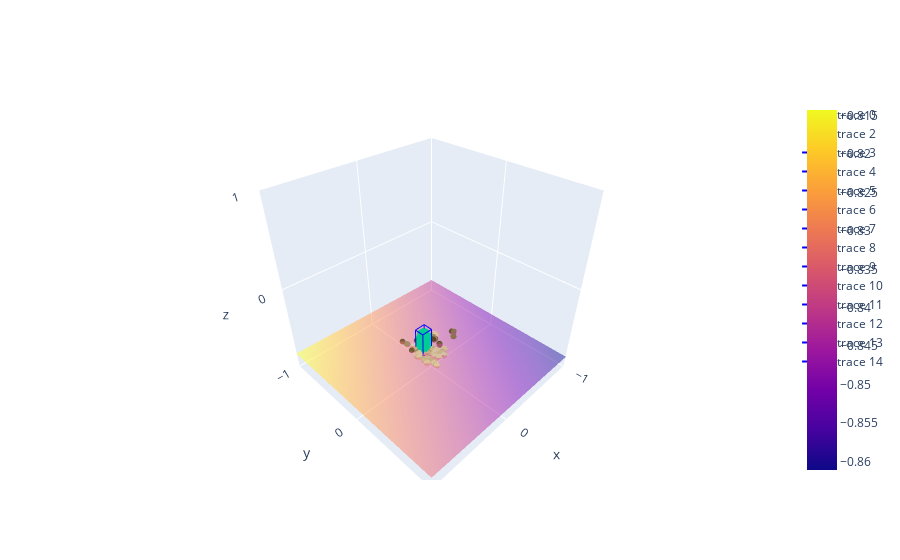

The cell this chart's notebook holds for it:
### Code cell
# Points for plane fitting
points = np.load(os.path.join(directory, 'plane_samples.npy'))
# points = np.load(r'G:\Mixed_Reality\mr_liuxin\nerfstudio\plane_samples.npy')


# Plane equation coefficients
coeffs = np.load(os.path.join(directory, 'plane_coefficients.npy'))
# coeffs = np.load(r'G:\Mixed_Reality\mr_liuxin\nerfstudio\plane_coefficients.npy')
a, b, c, d = coeffs

# Bounding box vertices
# bbox_vertices = np.array([
#     [ 0.0114, -0.1916, -0.0216], [-0.5252, -0.1620, -0.3944],
#     [ 0.2723, -0.1808, -0.3962], [-0.2642, -0.1512, -0.7690],
#     [ 0.0221, 0.2614, -0.0010], [-0.5144, 0.2910, -0.3738],
#     [ 0.2830, 0.2722, -0.3756], [-0.2535, 0.3019, -0.7485]
# ])

# Load the AABB from the .npy file
aabb = np.load(os.path.join(directory, 'aabb.npy'))
# aabb = np.load(r'G:\Mixed_Reality\mr_liuxin\nerfstudio\aabb.npy')
min_corner = aabb[0]
max_corner = aabb[1]
# Compute the vertices of the AABB
vertices = np.array([
    [min_corner[0], min_corner[1], min_corner[2]],
    [max_corner[0], min_corner[1], min_corner[2]],
    [max_corner[0], max_corner[1], min_corner[2]],
    [min_corner[0], max_corner[1], min_corner[2]],
    [min_corner[0], min_corner[1], max_corner[2]],
    [max_corner[0], min_corner[1], max_corner[2]],
    [max_corner[0], max_corner[1], max_corner[2]],
    [min_corner[0], max_corner[1], max_corner[2]],
])

# Define the edges of the AABB
edges = [
    [0, 1], [1, 2], [2, 3], [3, 0],  # bottom edges
    [4, 5], [5, 6], [6, 7], [7, 4],  # top edges
    [0, 4], [1, 5], [2, 6], [3, 7],  # side edges
]

# Plot the edges
edge_traces = [
    go.Scatter3d(
        x=[vertices[pair[0], 0], vertices[pair[1], 0]],
        y=[vertices[pair[0], 1], vertices[pair[1], 1]],
        z=[vertices[pair[0], 2], vertices[pair[1], 2]],
        mode='lines',
        line=dict(color='blue', width=2)
    ) for pair in edges
]

# Create a grid for the plane
xx, yy = np.meshgrid(np.linspace(-1, 1, 10), np.linspace(-1, 1, 10))
zz = (-a * xx - b * yy - d) / c

x_values = []
y_values = []
z_values = []
offset = 0
# print(points)

""" for point in points:
    if offset % 200 == 0:
        x_values.append(point[0])
        y_values.append(point[1])
        z_values.append(point[2])
    offset += 1

scatter = go.Scatter3d(x=x_values, y=y_values, z=z_values, mode='markers', marker=dict(size=5)) """

# read "sample_colors.npy"
rgb = np.load(os.path.join(directory, 'sample_colors.npy')) # (N, 3)
# find the median of each column
median = np.median(rgb, axis=0) # (3,)
# find the covariance matrix of the rgb values
cov = np.cov(rgb.T) # (3, 3)
# inverse of the covariance matrix
cov_inv = np.linalg.inv(cov) # (3, 3)
# find the mahalanobis distance of each point from the median
mahalanobis = scipy.spatial.distance.cdist(rgb, [median], metric='mahalanobis', VI=cov_inv) # (N, 1)
mahalanobis_similarity = 1 / (1 + mahalanobis) # (N, 1)

# points = points[mahalanobis_similarity[:, 0] > 0.6]
# print(f"The number of points after color filtering is {len(points)}")

scatter = go.Scatter3d(x=points[:,0], y=points[:,1], z=points[:,2], mode='markers', marker=dict(size=2, color=rgb))

# Plot plane
plane = go.Surface(x=xx, y=yy, z=zz, opacity=0.5)

# Plot bounding box
# bbox_edges = [
#     go.Scatter3d(x=bbox_vertices[[i, j], 0], y=bbox_vertices[[i, j], 1], z=bbox_vertices[[i, j], 2], mode='lines', line=dict(color='red'))
#     for i in range(len(bbox_vertices)) for j in range(i+1, len(bbox_vertices))
# ]

# plot aabb (axis aligned bounding box)


# Combine all plots
fig = go.Figure(data=[scatter, plane, occupancy] + edge_traces)
# fig = go.Figure(data=[scatter, occupancy] + edge_traces)

# Update layout
fig.update_layout(
    scene=dict(
        xaxis=dict(nticks=4, range=[-1,1]),
        yaxis=dict(nticks=4, range=[-1,1]),
        zaxis=dict(nticks=4, range=[-1,1]),
        aspectratio=dict(x=1, y=1, z=1)
    )
)

# Show plot
fig.show()

### Figure 1 — Plotly figure (JSON) as saved in the notebook; plotly's stock layout.template omitted (floating-point values rounded to 4 significant figures; data arrays with more than 128 entries replaced by an {"elided": "..."} marker saying what was removed)
{"data": [{"marker": {"color": {"elided": "3150x3 float values"}, "size": 2}, "mode": "markers", "type": "scatter3d", "x": {"elided": "296 float values"}, "y": {"elided": "296 float values"}, "z": {"elided": "296 float values"}}, {"opacity": 0.5, "type": "surface", "x": [[-1, -0.7778, -0.5556, -0.3333, -0.1111, 0.1111, 0.3333, 0.5556, 0.7778, 1], [-1, -0.7778, -0.5556, -0.3333, -0.1111, 0.1111, 0.3333, 0.5556, 0.7778, 1], [-1, -0.7778, -0.5556, -0.3333, -0.1111, 0.1111, 0.3333, 0.5556, 0.7778, 1], [-1, -0.7778, -0.5556, -0.3333, -0.1111, 0.1111, 0.3333, 0.5556, 0.7778, 1], [-1, -0.7778, -0.5556, -0.3333, -0.1111, 0.1111, 0.3333, 0.5556, 0.7778, 1], [-1, -0.7778, -0.5556, -0.3333, -0.1111, 0.1111, 0.3333, 0.5556, 0.7778, 1], [-1, -0.7778, -0.5556, -0.3333, -0.1111, 0.1111, 0.3333, 0.5556, 0.7778, 1], [-1, -0.7778, -0.5556, -0.3333, -0.1111, 0.1111, 0.3333, 0.5556, 0.7778, 1], [-1, -0.7778, -0.5556, -0.3333, -0.1111, 0.1111, 0.3333, 0.5556, 0.7778, 1], [-1, -0.7778, -0.5556, -0.3333, -0.1111, 0.1111, 0.3333, 0.5556, 0.7778, 1]], "y": [[-1, -1, -1, -1, -1, -1, -1, -1, -1, -1], [-0.7778, -0.7778, -0.7778, -0.7778, -0.7778, -0.7778, -0.7778, -0.7778, -0.7778, -0.7778], [-0.5556, -0.5556, -0.5556, -0.5556, -0.5556, -0.5556, -0.5556, -0.5556, -0.5556, -0.5556], [-0.3333, -0.3333, -0.3333, -0.3333, -0.3333, -0.3333, -0.3333, -0.3333, -0.3333, -0.3333], [-0.1111, -0.1111, -0.1111, -0.1111, -0.1111, -0.1111, -0.1111, -0.1111, -0.1111, -0.1111], [0.1111, 0.1111, 0.1111, 0.1111, 0.1111, 0.1111, 0.1111, 0.1111, 0.1111, 0.1111], [0.3333, 0.3333, 0.3333, 0.3333, 0.3333, 0.3333, 0.3333, 0.3333, 0.3333, 0.3333], [0.5556, 0.5556, 0.5556, 0.5556, 0.5556, 0.5556, 0.5556, 0.5556, 0.5556, 0.5556], [0.7778, 0.7778, 0.7778, 0.7778, 0.7778, 0.7778, 0.7778, 0.7778, 0.7778, 0.7778], [1, 1, 1, 1, 1, 1, 1, 1, 1, 1]], "z": [[-0.8413, -0.8383, -0.8353, -0.8323, -0.8293, -0.8263, -0.8233, -0.8203, -0.8172, -0.8142], [-0.8435, -0.8405, -0.8375, -0.8345, -0.8315, -0.8285, -0.8255, -0.8225, -0.8194, -0.8164], [-0.8457, -0.8427, -0.8397, -0.8367, -0.8337, -0.8307, -0.8277, -0.8247, -0.8216, -0.8186], [-0.8479, -0.8449, -0.8419, -0.8389, -0.8359, -0.8329, -0.8299, -0.8269, -0.8238, -0.8208], [-0.8501, -0.8471, -0.8441, -0.8411, -0.8381, -0.8351, -0.8321, -0.8291, -0.826, -0.823], [-0.8523, -0.8493, -0.8463, -0.8433, -0.8403, -0.8373, -0.8343, -0.8313, -0.8282, -0.8252], [-0.8545, -0.8515, -0.8485, -0.8455, -0.8425, -0.8395, -0.8365, -0.8335, -0.8304, -0.8274], [-0.8567, -0.8537, -0.8507, -0.8477, -0.8447, -0.8417, -0.8387, -0.8357, -0.8326, -0.8296], [-0.8589, -0.8559, -0.8529, -0.8499, -0.8469, -0.8439, -0.8409, -0.8379, -0.8348, -0.8318], [-0.8611, -0.8581, -0.8551, -0.8521, -0.8491, -0.8461, -0.8431, -0.8401, -0.837, -0.834]]}, {"marker": {"size": 1}, "mode": "markers", "type": "scatter3d", "x": {"elided": "786 float values"}, "y": {"elided": "786 float values"}, "z": {"elided": "786 float values"}}, {"line": {"color": "blue", "width": 2}, "mode": "lines", "type": "scatter3d", "x": [-0.07812, 0.04688], "y": [-0.1875, -0.1875], "z": [-0.875, -0.875]}, {"line": {"color": "blue", "width": 2}, "mode": "lines", "type": "scatter3d", "x": [0.04688, 0.04688], "y": [-0.1875, -0.07812], "z": [-0.875, -0.875]}, {"line": {"color": "blue", "width": 2}, "mode": "lines", "type": "scatter3d", "x": [0.04688, -0.07812], "y": [-0.07812, -0.07812], "z": [-0.875, -0.875]}, {"line": {"color": "blue", "width": 2}, "mode": "lines", "type": "scatter3d", "x": [-0.07812, -0.07812], "y": [-0.07812, -0.1875], "z": [-0.875, -0.875]}, {"line": {"color": "blue", "width": 2}, "mode": "lines", "type": "scatter3d", "x": [-0.07812, 0.04688], "y": [-0.1875, -0.1875], "z": [-0.5781, -0.5781]}, {"line": {"color": "blue", "width": 2}, "mode": "lines", "type": "scatter3d", "x": [0.04688, 0.04688], "y": [-0.1875, -0.07812], "z": [-0.5781, -0.5781]}, {"line": {"color": "blue", "width": 2}, "mode": "lines", "type": "scatter3d", "x": [0.04688, -0.07812], "y": [-0.07812, -0.07812], "z": [-0.5781, -0.5781]}, {"line": {"color": "blue", "width": 2}, "mode": "lines", "type": "scatter3d", "x": [-0.07812, -0.07812], "y": [-0.07812, -0.1875], "z": [-0.5781, -0.5781]}, {"line": {"color": "blue", "width": 2}, "mode": "lines", "type": "scatter3d", "x": [-0.07812, -0.07812], "y": [-0.1875, -0.1875], "z": [-0.875, -0.5781]}, {"line": {"color": "blue", "width": 2}, "mode": "lines", "type": "scatter3d", "x": [0.04688, 0.04688], "y": [-0.1875, -0.1875], "z": [-0.875, -0.5781]}, {"line": {"color": "blue", "width": 2}, "mode": "lines", "type": "scatter3d", "x": [0.04688, 0.04688], "y": [-0.07812, -0.07812], "z": [-0.875, -0.5781]}, {"line": {"color": "blue", "width": 2}, "mode": "lines", "type": "scatter3d", "x": [-0.07812, -0.07812], "y": [-0.07812, -0.07812], "z": [-0.875, -0.5781]}], "layout": {"scene": {"aspectratio": {"x": 1, "y": 1, "z": 1}, "xaxis": {"nticks": 4, "range": [-1, 1]}, "yaxis": {"nticks": 4, "range": [-1, 1]}, "zaxis": {"nticks": 4, "range": [-1, 1]}}}}
